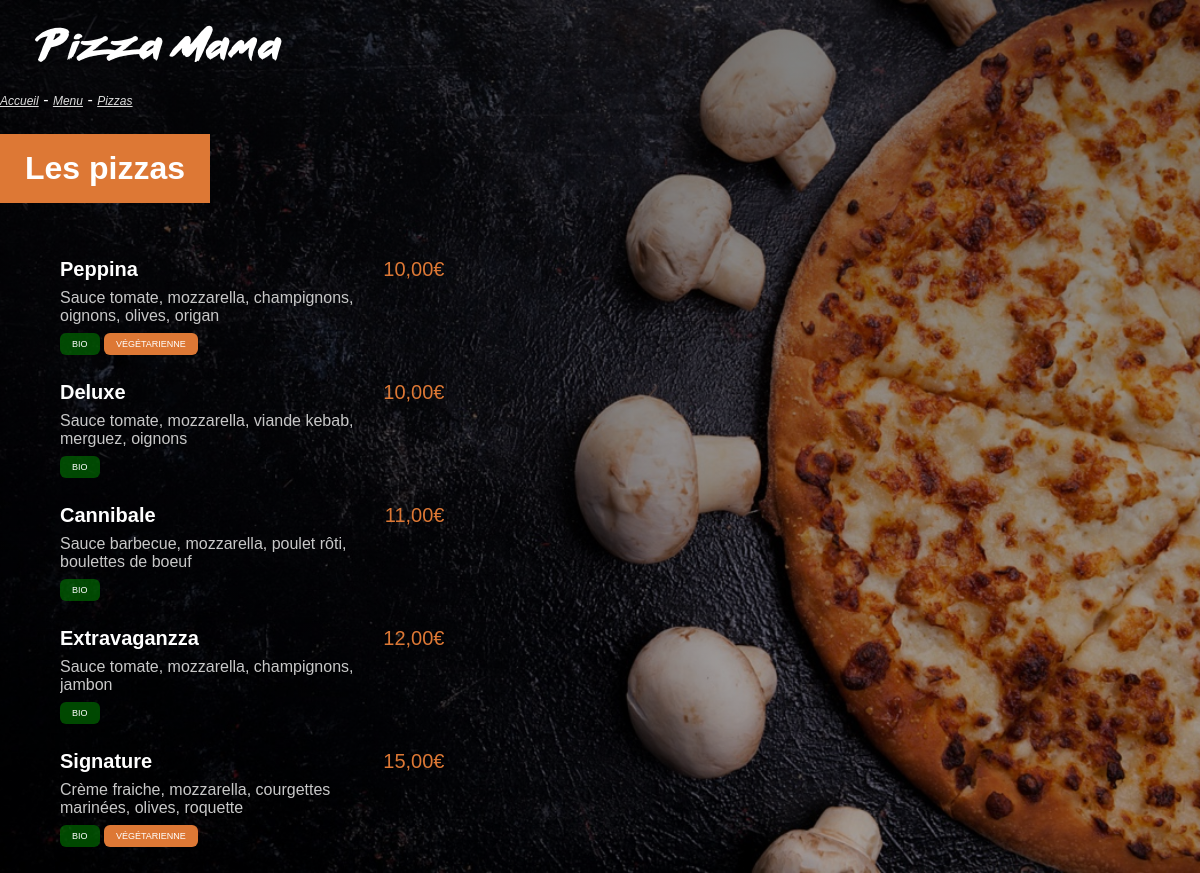
Page /pizzas/ on the committed database.
### pizzas/models.py (models this page shows, shortened)
class Pizza(models.Model):
    nom = models.CharField(max_length=200)
    ingredients = models.TextField(max_length=400)
    prix = models.FloatField(default=0)
    vegetarienne = models.BooleanField(default=False)

### pizzas/views.py (the view)
# urls.py: path('', views.index, name='index'),
def index(request):
    pizzas = Pizza.objects.all().order_by('prix')
    return render(request, 'pizzas/index.html', {'pizzas': pizzas})

### pizzas/templates/pizzas/index.html (shortened to what this page needs)
<!DOCTYPE html>
{% load static %}
<html lang="fr">
<head>
    <link rel="stylesheet" href="{% static 'pizzas/style.css' %}">
</head>
<body>
    <nav id="small-logo">
        <a href="{% url 'main:index' %}">
            <img src="{% static 'pizzas/images/small_logo.png' %}" alt="logo restaurant">
        </a>
    </nav>
    <div class="fil-ariane">
        <a href="{% url 'main:index' %}">Accueil</a>
        -
        <a href="{% url 'menu:index' %}">Menu</a>
        -
        <a href="{% url 'pizzas:index' %}">Pizzas</a>
    </div>
    <h1>Les pizzas</h1>
    <div class="liste-pizzas">
        {% for pizza in pizzas %}
        <div>
            <span class="menu-nom-pizza">{{ pizza.nom }}</span>
            <span class="menu-prix-pizza">{{ pizza.prix | floatformat:2 }}€</span>
            <p>{{ pizza.ingredients }}</p>
            <span class="bio">BIO</span>
            {% if pizza.vegetarienne %}
            <span class="vegetarienne">Végétarienne</span>
            {% endif %}
        </div>
        {% endfor %}
    </div>
</body>
</html>

### pizzas/static/pizzas/style.css (style rules this page uses)
:root { --color1: #dd7835; }
* { margin: 0; padding: 0; box-sizing: border-box; color: #fff; }
body { background: linear-gradient(0deg, rgba(0, 0, 0, 0.3), rgba(0, 0, 0, 0.5)), url("images/menu_background.jpg") no-repeat center center fixed; -webkit-background-size: cover; -moz-background-size: cover; -o-background-size: cover; background-size: cover; font-family: Arial, sans-serif; overflow: hidden; }
#small-logo { margin: 25px 35px; }
h1 { display: inline-block; background: var(--color1); padding: 16px 25px; margin: 25px 0; }
.liste-pizzas { padding-left: 60px; }
.liste-pizzas div { margin: 30px 0; }
.liste-pizzas .menu-nom-pizza { display: inline-block; font-weight: bold; font-size: 20px; width: 300px; }
.liste-pizzas .menu-prix-pizza { display: inline-block; font-size: 20px; color: var(--color1); width: 80px; text-align: right; }
.liste-pizzas div p { color: #c8c8c8; margin: 8px 0; width: 300px; overflow: auto; }
.vegetarienne { font-size: 9px; background: var(--color1); padding: 6px 12px; color: #fff; border-radius: 6px; text-transform: uppercase; }
.bio { font-size: 9px; background: #00800090; padding: 6px 12px; color: #fff; border-radius: 6px; text-transform: uppercase; }
.fil-ariane a { color: #ddd; font-size: 12px; font-style: italic; }

### rows in the picture
Pizza: nom "Peppina", prix "10,00", ingredients "Sauce tomate, mozzarella, champignons, oignons, olives, origan", vegetarienne "VÉGÉTARIENNE"
Pizza: nom "Deluxe", prix "10,00", ingredients "Sauce tomate, mozzarella, viande kebab, merguez, oignons"
Pizza: nom "Cannibale", prix "11,00", ingredients "Sauce barbecue, mozzarella, poulet rôti, boulettes de boeuf"
Pizza: nom "Extravaganzza", prix "12,00", ingredients "Sauce tomate, mozzarella, champignons, jambon"
Pizza: nom "Signature", prix "15,00", ingredients "Crème fraiche, mozzarella, courgettes marinées, olives, roquette", vegetarienne "VÉGÉTARIENNE"
